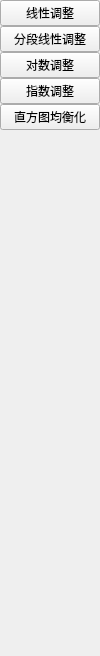
         <widget class="QWidget" name="page_3">
          <property name="geometry">
           <rect>
            <x>0</x>
            <y>0</y>
            <width>100</width>
            <height>656</height>
           </rect>
          </property>
          <attribute name="label">
           <string>对比度调整</string>
          </attribute>
          <layout class="QVBoxLayout" name="verticalLayout_4">
           <property name="spacing">
            <number>0</number>
           </property>
           <property name="leftMargin">
            <number>0</number>
           </property>
           <property name="topMargin">
            <number>0</number>
           </property>
           <property name="rightMargin">
            <number>0</number>
           </property>
           <property name="bottomMargin">
            <number>0</number>
           </property>
           <item>
            <widget class="QPushButton" name="pushButton_4">
             <property name="text">
              <string>线性调整</string>
             </property>
            </widget>
           </item>
           <item>
            <widget class="QPushButton" name="pushButton_7">
             <property name="text">
              <string>分段线性调整</string>
             </property>
            </widget>
           </item>
           <item>
            <widget class="QPushButton" name="pushButton_8">
             <property name="text">
              <string>对数调整</string>
             </property>
            </widget>
           </item>
           <item>
            <widget class="QPushButton" name="pushButton_9">
             <property name="text">
              <string>指数调整</string>
             </property>
            </widget>
           </item>
           <item>
            <widget class="QPushButton" name="pushButton_10">
             <property name="text">
              <string>直方图均衡化</string>
             </property>
            </widget>
           </item>
           <item>
            <spacer name="verticalSpacer_2">
             <property name="orientation">
              <enum>Qt::Vertical</enum>
             </property>
             <property name="sizeHint" stdset="0">
              <size>
               <width>20</width>
               <height>507</height>
              </size>
             </property>
            </spacer>
           </item>
          </layout>
         </widget>
